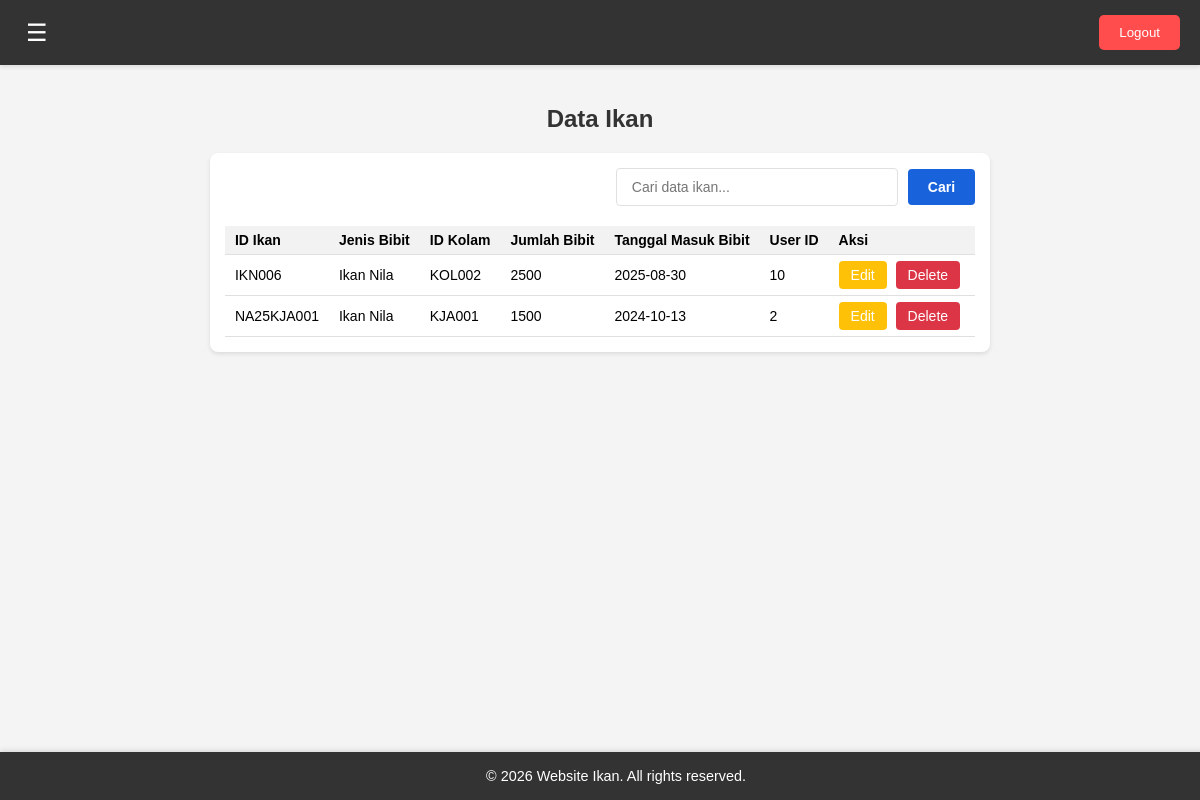
/dashboard-admin.php?page=data-ikan (signed in), run on the app's committed database.
### tables this page shows
CREATE TABLE `data_ikan` (
  `id_ikan` varchar(50) NOT NULL,
  `user_id` int(11) NOT NULL,
  `jenis_bibit` varchar(100) NOT NULL,
  `id_kolam` varchar(50) NOT NULL,
  `jumlah_bibit` int(11) NOT NULL,
  `tanggal_masuk_bibit` date DEFAULT NULL
);

### pages/dashboard-admin/data-ikan.php (the view, shortened to what this page needs)
<?php
$query = "SELECT id_ikan, jenis_bibit, id_kolam, jumlah_bibit, tanggal_masuk_bibit, user_id FROM data_ikan";
$result = mysqli_query($conn, $query);
?>
<h2>Data Ikan</h2>
<div class="data-container">
    <div class="data-header">
        <input type="text" id="search-input" placeholder="Cari data ikan...">
        <button id="search-button">Cari</button>
    </div>
    <div class="data-table">
        <table>
            <thead>
                <tr>
                    <th>ID Ikan</th>
                    <th>Jenis Bibit</th>
                    <th>ID Kolam</th>
                    <th>Jumlah Bibit</th>
                    <th>Tanggal Masuk Bibit</th>
                    <th>User ID</th>
                    <th>Aksi</th>
                </tr>
            </thead>
            <tbody>
                <?php
                if (mysqli_num_rows($result) > 0) {
                    while($row = mysqli_fetch_assoc($result)) {
                        echo "<tr>";
                        echo "<td>" . htmlspecialchars($row['id_ikan']) . "</td>";
                        echo "<td>" . htmlspecialchars($row['jenis_bibit']) . "</td>";
                        echo "<td>" . htmlspecialchars($row['id_kolam']) . "</td>";
                        echo "<td>" . htmlspecialchars($row['jumlah_bibit']) . "</td>";
                        echo "<td>" . htmlspecialchars($row['tanggal_masuk_bibit']) . "</td>";
                        echo "<td>" . htmlspecialchars($row['user_id']) . "</td>";
                        echo '<td>
                            <form method="GET" action="dashboard-admin.php" style="display:inline;">
                                <input type="hidden" name="page" value="edit-data-ikan">
                                <input type="hidden" name="id" value="' . htmlspecialchars($row['id_ikan']) . '">
                                <button type="submit" class="edit-button">Edit</button>
                            </form>
                            <button type="button" class="delete-button"
                                    data-id="' . htmlspecialchars($row['id_ikan']) . '"
                                    data-table="data_ikan"
                                    data-return-page="data-ikan">Delete</button>
                        </td>';
                        echo "</tr>";
                    }
                } else {
                    echo "<tr><td colspan='7'>Tidak ada data ikan</td></tr>";
                }
                ?>
            </tbody>
        </table>
    </div>
</div>

### assets/css/dashboard-admin.css (style rules this page uses)
body, html { margin: 0; padding: 0; font-family: Arial, sans-serif; background-color: #f4f4f4; }
h2 { text-align: center; margin-top: 20px; color: #333; }
.data-container { background-color: #fff; border-radius: 8px; box-shadow: 0 2px 4px rgba(0, 0, 0, 0.1); padding: 15px; margin: 20px auto; width: fit-content; max-width: 100%; overflow-x: auto; }
.data-header { display: flex; justify-content: flex-end; align-items: center; margin-bottom: 20px; gap: 10px; }
#search-input { padding: 8px 12px; border: 1px solid #ddd; border-radius: 4px; font-size: 14px; width: 250px; }
#search-button, #add-data-button { padding: 8px 15px; border: none; border-radius: 4px; background-color: #3498db; color: white; cursor: pointer; transition: background-color 0.3s; font-size: 14px; white-space: nowrap; }
.data-table table { width: auto; border-collapse: collapse; font-size: 14px; }
.data-table th, .data-table td { padding: 8px 12px; text-align: left; border-bottom: 1px solid #e0e0e0; white-space: nowrap; }
.data-table th { background-color: #f2f2f2; font-weight: bold; }
.edit-button, .delete-button { padding: 6px 12px; font-size: 14px; border: none; border-radius: 4px; color: white; cursor: pointer; transition: background-color 0.3s; margin-right: 5px; }
.edit-button { background-color: #ffc107; }
.delete-button { background-color: #dc3545; }
@media (max-width: 1200px) { .data-table { font-size: 13px; } }
@media (max-width: 1200px) { .data-table th, .data-table td { padding: 6px 10px; } }
#search-input { padding: 10px 15px; border: 1px solid #e0e0e0; border-radius: 4px; font-size: 14px; width: 250px; transition: border-color 0.3s, box-shadow 0.3s; }
#search-button, .print-button { padding: 10px 20px; border: none; border-radius: 4px; background-color: #1863dc; color: white; cursor: pointer; transition: background-color 0.3s, transform 0.1s; font-size: 14px; font-weight: bold; white-space: nowrap; }
.data-table { overflow-x: auto; margin-top: 20px; }

### data on the page
data_ikan: id_ikan "IKN006", jenis_bibit "Ikan Nila", id_kolam "KOL002", jumlah_bibit "2500", tanggal_masuk_bibit "2025-08-30", user "10"
data_ikan: id_ikan "NA25KJA001", jenis_bibit "Ikan Nila", id_kolam "KJA001", jumlah_bibit "1500", tanggal_masuk_bibit "2024-10-13", user "2"
